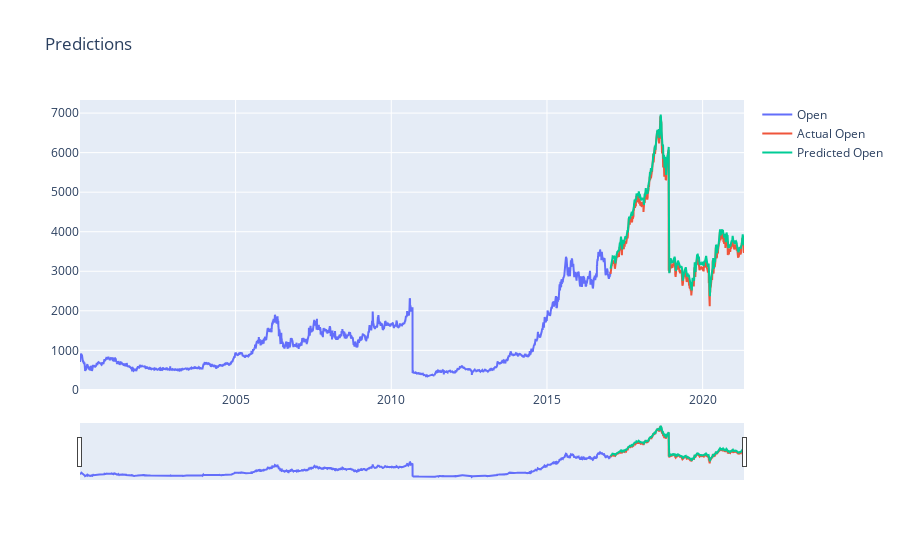

The notebook cell saved with this chart:
### Markdown cell above
# Visualization

### Code cell
# plotting graph of the actual values and the predicted values for analysis

fig1 = go.Figure()
fig1.add_trace(go.Scatter(x=train.index, y=train['Open'], name='Open'))
fig1.add_trace(go.Scatter(x=valid.index, y=valid['Open'], name=f'Actual Open'))
fig1.add_trace(go.Scatter(x=valid.index, y=valid['Predictions'], name=f'Predicted Open'))
fig1.layout.update(title_text='Predictions', xaxis_rangeslider_visible=True)
fig1

### Figure 1 — Plotly figure (JSON) as saved in the notebook; plotly's stock layout.template omitted (floating-point values rounded to 4 significant figures; data arrays with more than 128 entries replaced by an {"elided": "..."} marker saying what was removed)
{"data": [{"name": "Open", "type": "scatter", "x": {"elided": "4244 str values"}, "y": {"elided": "4244 float values"}}, {"name": "Actual Open", "type": "scatter", "x": {"elided": "1061 str values"}, "y": {"elided": "1061 float values"}}, {"name": "Predicted Open", "type": "scatter", "x": {"elided": "1061 str values"}, "y": {"elided": "1061 float values"}}], "layout": {"title": {"text": "Predictions"}, "xaxis": {"rangeslider": {"visible": true}}}}
